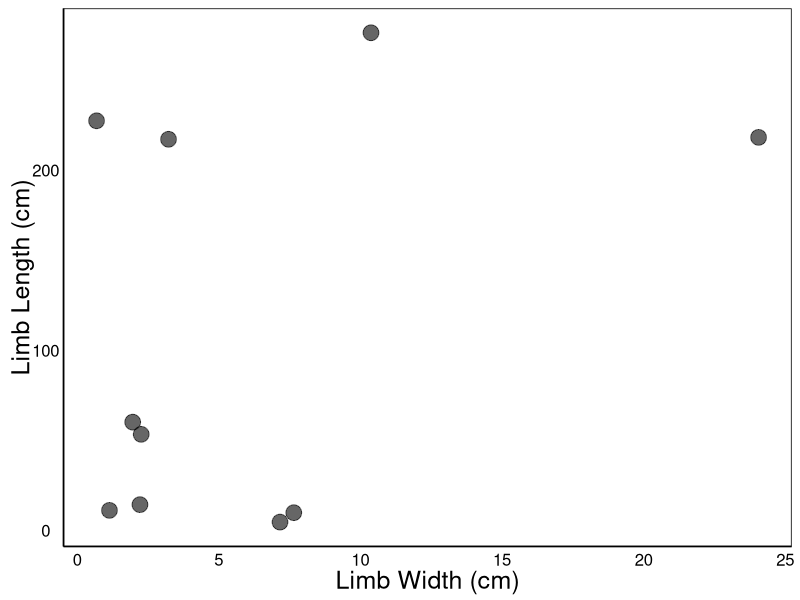
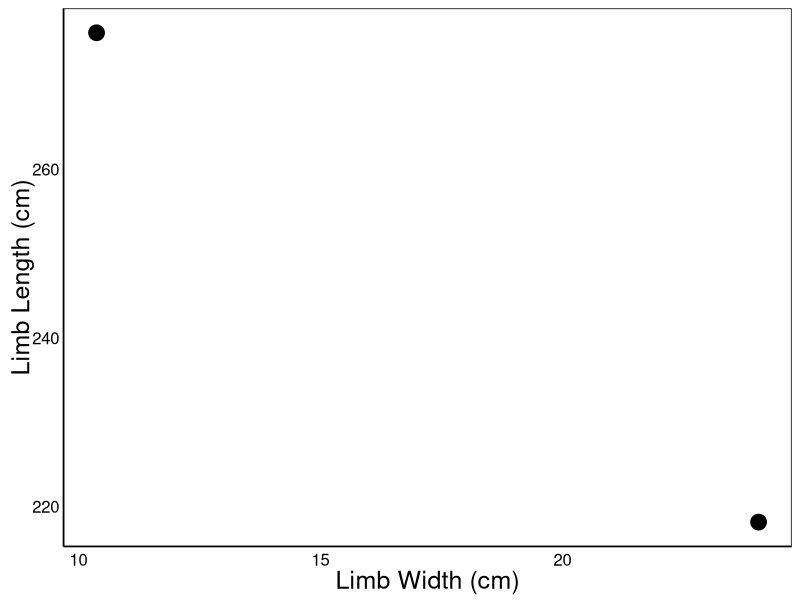

These figures' R source, in order:
## ---- chunk 1
library("dplyr")
library("ggplot2")

MData <- read.csv("Data/measurements.csv", header = TRUE)
## ---- chunk 2
MData <- rename(MData, Spp = Organism, LbW = Limb.Width, UtW = unitsW, 
                LbL = Limb.Length, UtL = unitsL)
## ---- chunk 3
MData$LWc <- MData$LbW
for(i in 1:length(MData$LWc)) {
  if(MData$UtW[i] == "mm") {
    MData$LWc[i] <- MData$LbW[i] / 10
  } 
}

MData$LLc <- MData$LbL 
for(i in 1:length(MData$LLc)) {
  if(MData$UtL[i] == "mm") {
    MData$LLc[i] <- MData$LbL[i] / 10
  } 
}
## ---- chunk 4
MData <- mutate(MData, Volume = pi * (LWc / 2) ^ 2 * LLc)
## ---- chunk 5
theme_pubworthy <- function (base_size = 12, base_family = "") {
  theme_classic(base_size = base_size, base_family = base_family) %+replace% 
    theme(
      axis.text = element_text(colour = "black"),
      axis.title.x = element_text(size=18),
      axis.text.x = element_text(size=12),
      axis.title.y = element_text(size=18,angle=90),
      axis.text.y = element_text(size=12),
      axis.ticks = element_blank(), 
      panel.background = element_rect(fill="white"),
      panel.border = element_blank(),
      plot.title=element_text(face="bold", size=24),
      legend.position="none"
    ) 
}

qplot(x = LWc, y = LLc, data = MData, size = I(5), alpha = I(0.6),
      xlab = "Limb Width (cm)", ylab = "Limb Length (cm)") + theme_pubworthy()
## ---- chunk 6
Above.Avg.Spp <- filter(MData, Volume > mean(Volume))

qplot(x = LWc, y = LLc, data = Above.Avg.Spp, size = I(5),
      xlab = "Limb Width (cm)", ylab = "Limb Length (cm)") + theme_pubworthy()
## ---- chunk 7
Below.Avg.Spp <- MData %>% 
  filter(Volume < mean(Volume)) %>% 
  select(Spp, Volume)
Below.Avg.Spp
## ---- chunk 8
set.seed(3)
MData <- mutate(MData, Hab = rbinom(10, size = 1, prob = 0.5))

for(i in 1:length(MData$Hab)) {
  if(MData$Hab[i] == "0") {
    MData$Hab[i] <- "land"
    } else {
      MData$Hab[i] <- "sea"
      }
}
## ---- chunk 9
MData %>% 
  group_by(Hab) %>% 
  summarise(Mean.Length = mean(LLc), SD.Length = sd(LLc), 
            Mean.Width = mean(LWc), SD.Width = sd(LWc),
            Mean.Volume = mean(Volume), SD.Volume = sd(Volume))
